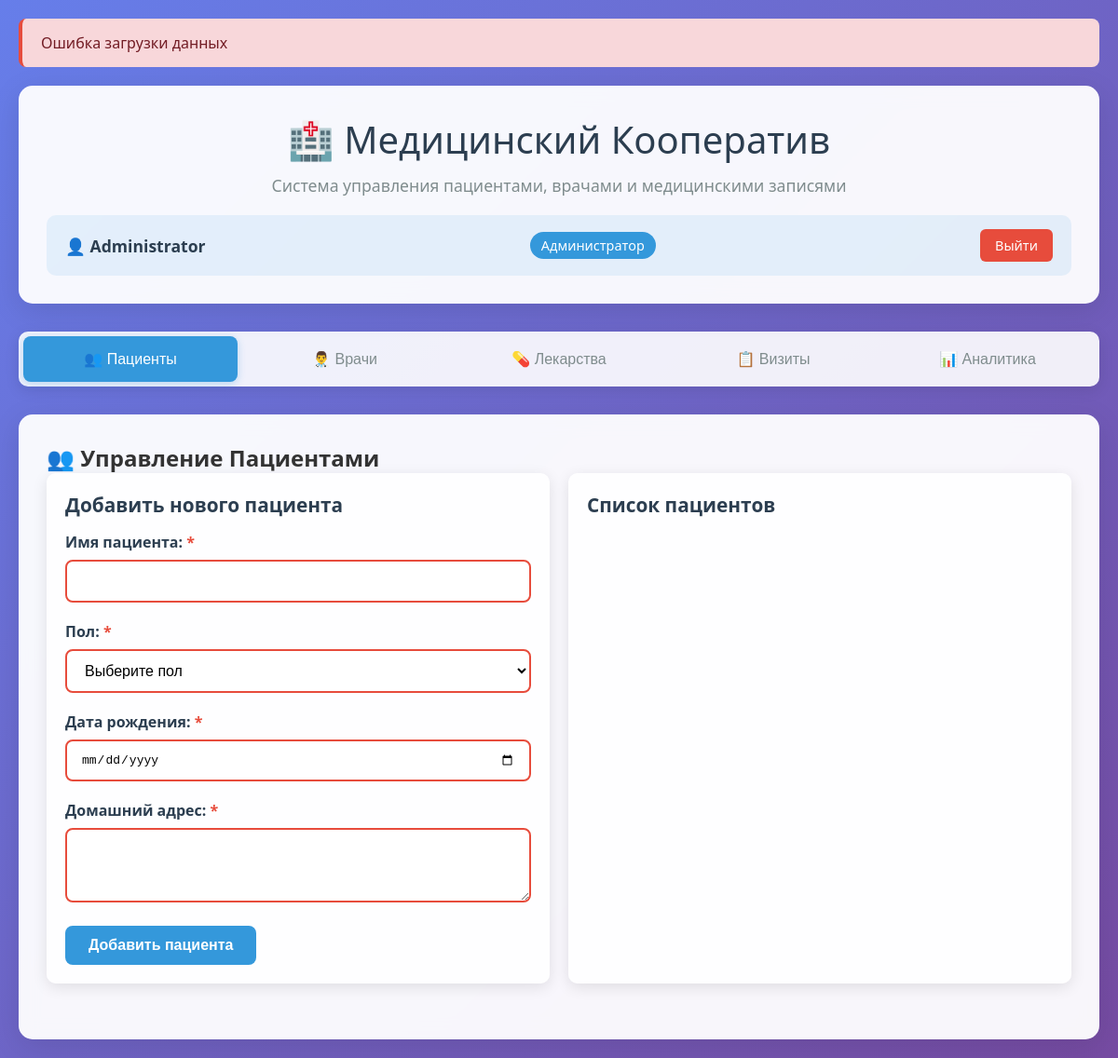
Page /dashboard (signed in) on the earlier database version.
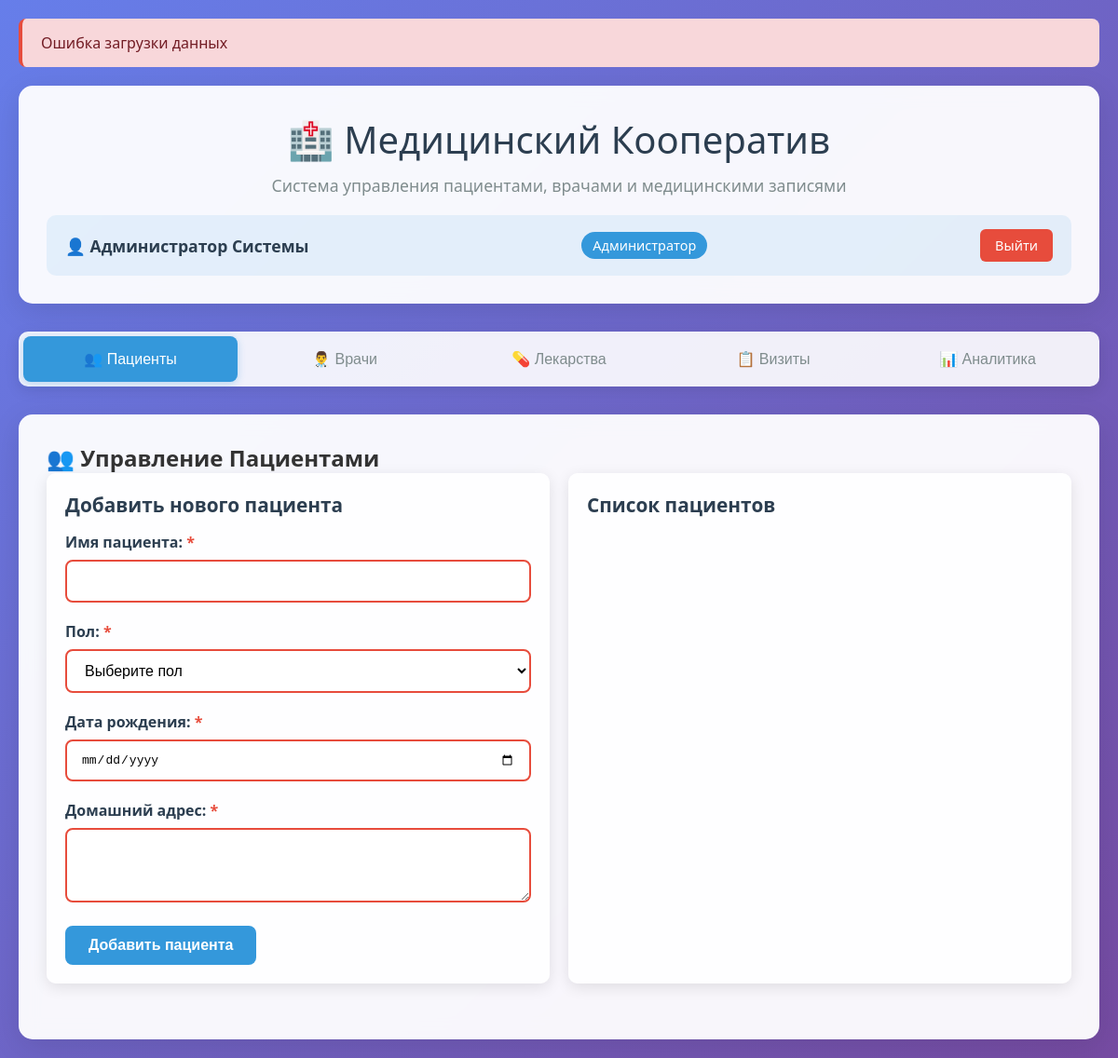
Same page on the later database version.
### app/app.py (models this page shows)
class User(db.Model):
    id = db.Column(db.Integer, primary_key=True)
    username = db.Column(db.String(80), unique=True, nullable=False)
    password_hash = db.Column(db.String(120), nullable=False)
    role = db.Column(db.String(20), nullable=False)  # 'admin' или 'doctor'
    name = db.Column(db.String(100), nullable=False)
    is_active = db.Column(db.Boolean, default=True)

### app/app.py (the view)
@app.route('/dashboard')
@login_required
def dashboard():
    user = User.query.get(session['user_id'])
    return render_template('index.html', user=user)

### app/app.py (called while the page is built)
def login_required(f):
    @wraps(f)
    def decorated_function(*args, **kwargs):
        if 'user_id' not in session:
            return redirect(url_for('login'))
        return f(*args, **kwargs)
    return decorated_function

### app/templates/index.html (shortened to what this page needs)
<!DOCTYPE html>
<html lang="ru">
<head>
    <link rel="stylesheet" href="{{ url_for('static', filename='style.css') }}">
</head>
<body>
    <div class="container">
        <div class="header">
            <h1>🏥 Медицинский Кооператив</h1>
            <p>Система управления пациентами, врачами и медицинскими записями</p>
            {% if user %}
            <div class="user-info">
                <span class="user-name">👤 {{ user.name }}</span>
                <span class="user-role">{{ 'Администратор' if user.role == 'admin' else 'Врач' }}</span>
                <a href="/logout" class="logout-btn">Выйти</a>
            </div>
            {% endif %}
        </div>
        <div class="nav-tabs">
            <button class="nav-tab active" onclick="showTab('patients')">👥 Пациенты</button>
            {% if user and user.role == 'admin' %}
            <button class="nav-tab" onclick="showTab('doctors')">👨‍⚕️ Врачи</button>
            {% endif %}
            <button class="nav-tab" onclick="showTab('medicines')">💊 Лекарства</button>
            <button class="nav-tab" onclick="showTab('visits')">📋 Визиты</button>
            <button class="nav-tab" onclick="showTab('analytics')">📊 Аналитика</button>
        </div>
        <div id="patients" class="tab-content active">
            <h2>👥 Управление Пациентами</h2>
            <div class="grid">
                <div class="card">
                    <h3>Добавить нового пациента</h3>
                    <form id="patientForm">
                        <div class="form-group">
                            <label for="patientName">Имя пациента:</label>
                            <input type="text" id="patientName" class="form-control" required>
                        </div>
                        <div class="form-group">
                            <label for="patientGender">Пол:</label>
                            <select id="patientGender" class="form-control" required>
                                <option value="">Выберите пол</option>
                            </select>
                        </div>
                        <div class="form-group">
                            <label for="patientBirthDate">Дата рождения:</label>
                            <input type="date" id="patientBirthDate" class="form-control" required>
                        </div>
                        <div class="form-group">
                            <label for="patientAddress">Домашний адрес:</label>
                            <textarea id="patientAddress" class="form-control" rows="3" required></textarea>
                        </div>
                        <button type="submit" class="btn btn-primary">Добавить пациента</button>
                    </form>
                </div>
                <div class="card">
                    <h3>Список пациентов</h3>
                </div>
            </div>
        </div>
    </div>
</body>
</html>

### app/static/style.css (style rules this page uses)
* { margin: 0; padding: 0; box-sizing: border-box; }
body { font-family: 'Segoe UI', Tahoma, Geneva, Verdana, sans-serif; background: linear-gradient(135deg, #667eea 0%, #764ba2 100%); min-height: 100vh; color: #333; overflow-x: hidden; }
.container { max-width: 1200px; margin: 0 auto; padding: 20px; width: 100%; overflow-x: hidden; }
.header { background: rgba(255, 255, 255, 0.95); backdrop-filter: blur(10px); border-radius: 15px; padding: 30px; margin-bottom: 30px; box-shadow: 0 8px 32px rgba(0, 0, 0, 0.1); text-align: center; }
.header h1 { color: #2c3e50; font-size: 2.5em; margin-bottom: 10px; font-weight: 300; }
.header p { color: #7f8c8d; font-size: 1.1em; }
.user-info { margin-top: 20px; padding: 15px 20px; background: rgba(52, 152, 219, 0.1); border-radius: 10px; display: flex; align-items: center; justify-content: space-between; flex-wrap: wrap; gap: 10px; }
.user-name { font-weight: 600; color: #2c3e50; font-size: 1.1em; }
.user-role { background: #3498db; color: white; padding: 5px 12px; border-radius: 20px; font-size: 0.9em; font-weight: 500; }
.logout-btn { background: #e74c3c; color: white; padding: 8px 16px; border-radius: 6px; text-decoration: none; font-size: 0.9em; font-weight: 500; transition: all 0.3s ease; }
.nav-tabs { display: flex; background: rgba(255, 255, 255, 0.9); border-radius: 10px; padding: 5px; margin-bottom: 30px; box-shadow: 0 4px 16px rgba(0, 0, 0, 0.1); }
.nav-tab { flex: 1; padding: 15px 20px; background: transparent; border: none; border-radius: 8px; cursor: pointer; font-size: 1em; font-weight: 500; transition: all 0.3s ease; color: #7f8c8d; }
.nav-tab.active { background: #3498db; color: white; box-shadow: 0 2px 8px rgba(52, 152, 219, 0.3); }
.tab-content { display: none; background: rgba(255, 255, 255, 0.95); backdrop-filter: blur(10px); border-radius: 15px; padding: 30px; box-shadow: 0 8px 32px rgba(0, 0, 0, 0.1); }
.tab-content.active { display: block; }
.form-group { margin-bottom: 20px; }
.form-group label { display: block; margin-bottom: 8px; font-weight: 600; color: #2c3e50; }
.form-control { width: 100%; max-width: 100%; padding: 12px 15px; border: 2px solid #e1e8ed; border-radius: 8px; font-size: 1em; transition: border-color 0.3s ease; background: rgba(255, 255, 255, 0.9); resize: vertical; word-wrap: break-word; overflow-wrap: break-word; }
.btn { padding: 12px 25px; border: none; border-radius: 8px; font-size: 1em; font-weight: 600; cursor: pointer; transition: all 0.3s ease; text-decoration: none; display: inline-block; text-align: center; }
.btn-primary { background: #3498db; color: white; }
.grid { display: grid; grid-template-columns: repeat(auto-fit, minmax(300px, 1fr)); gap: 20px; margin-bottom: 30px; width: 100%; max-width: 100%; }
.card { background: rgba(255, 255, 255, 0.9); border-radius: 10px; padding: 20px; box-shadow: 0 4px 16px rgba(0, 0, 0, 0.1); transition: transform 0.3s ease; width: 100%; max-width: 100%; overflow: hidden; word-wrap: break-word; }
.card h3 { color: #2c3e50; margin-bottom: 15px; font-size: 1.3em; }
.tab-content { overflow-x: auto; max-width: 100%; }
.form-group { max-width: 100%; overflow: hidden; }
.btn { max-width: 100%; white-space: nowrap; overflow: hidden; text-overflow: ellipsis; }
select.form-control { max-width: 100%; overflow: hidden; }
textarea.form-control { min-height: 80px; max-height: 200px; }
.form-group label::after { content: " *"; color: #e74c3c; }
.form-control:invalid { border-color: #e74c3c; }
.card, .table, .form-control { will-change: transform; }

Differences in the rows shown:
changed User "Администратор": name "Administrator" → "Администратор Системы"
